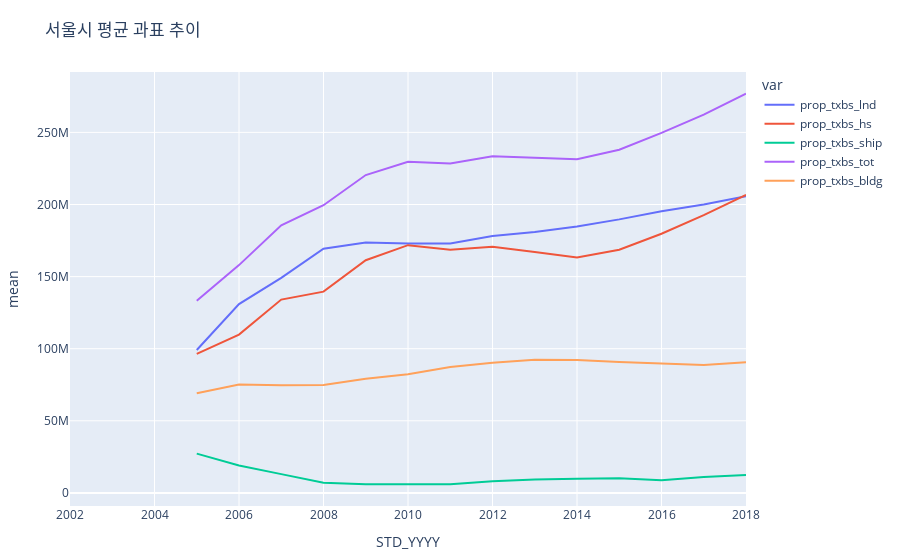

The notebook cell this image was saved under:
### Code cell
plot_lines([v for v in ds['var'].unique() if v.startswith('prop')], y='mean', title='과표',)

### Figure 1 — Plotly figure (JSON) as saved in the notebook; plotly's stock layout.template omitted (floating-point values rounded to 4 significant figures)
{"data": [{"hovertemplate": "var=prop_txbs_lnd<br>STD_YYYY=%{x}<br>mean=%{y}<extra></extra>", "legendgroup": "prop_txbs_lnd", "line": {"color": "#636efa", "dash": "solid"}, "mode": "lines", "name": "prop_txbs_lnd", "orientation": "v", "showlegend": true, "type": "scatter", "x": [2002, 2003, 2004, 2005, 2006, 2007, 2008, 2009, 2010, 2011, 2012, 2013, 2014, 2015, 2016, 2017, 2018], "xaxis": "x", "y": [null, null, null, 99130000.0, 130900000.0, 149100000.0, 169300000.0, 173600000.0, 173000000.0, 173000000.0, 178100000.0, 180900000.0, 184800000.0, 189700000.0, 195400000.0, 200100000.0, 205700000.0], "yaxis": "y"}, {"hovertemplate": "var=prop_txbs_hs<br>STD_YYYY=%{x}<br>mean=%{y}<extra></extra>", "legendgroup": "prop_txbs_hs", "line": {"color": "#EF553B", "dash": "solid"}, "mode": "lines", "name": "prop_txbs_hs", "orientation": "v", "showlegend": true, "type": "scatter", "x": [2002, 2003, 2004, 2005, 2006, 2007, 2008, 2009, 2010, 2011, 2012, 2013, 2014, 2015, 2016, 2017, 2018], "xaxis": "x", "y": [null, null, null, 96370000.0, 109800000.0, 134100000.0, 139600000.0, 161400000.0, 171800000.0, 168600000.0, 170800000.0, 167100000.0, 163200000.0, 168600000.0, 179800000.0, 192600000.0, 206700000.0], "yaxis": "y"}, {"hovertemplate": "var=prop_txbs_ship<br>STD_YYYY=%{x}<br>mean=%{y}<extra></extra>", "legendgroup": "prop_txbs_ship", "line": {"color": "#00cc96", "dash": "solid"}, "mode": "lines", "name": "prop_txbs_ship", "orientation": "v", "showlegend": true, "type": "scatter", "x": [2002, 2003, 2004, 2005, 2006, 2007, 2008, 2009, 2010, 2011, 2012, 2013, 2014, 2015, 2016, 2017, 2018], "xaxis": "x", "y": [null, null, null, 27230000.0, 18970000.0, 13000000.0, 6981000.0, 5960000.0, 5987000.0, 5994000.0, 8104000.0, 9212000.0, 9769000.0, 10100000.0, 8798000.0, 11050000.0, 12330000.0], "yaxis": "y"}, {"hovertemplate": "var=prop_txbs_tot<br>STD_YYYY=%{x}<br>mean=%{y}<extra></extra>", "legendgroup": "prop_txbs_tot", "line": {"color": "#ab63fa", "dash": "solid"}, "mode": "lines", "name": "prop_txbs_tot", "orientation": "v", "showlegend": true, "type": "scatter", "x": [2002, 2003, 2004, 2005, 2006, 2007, 2008, 2009, 2010, 2011, 2012, 2013, 2014, 2015, 2016, 2017, 2018], "xaxis": "x", "y": [null, null, null, 133300000.0, 158000000.0, 185500000.0, 199500000.0, 220400000.0, 229600000.0, 228400000.0, 233500000.0, 232500000.0, 231300000.0, 237900000.0, 249700000.0, 262300000.0, 276800000.0], "yaxis": "y"}, {"hovertemplate": "var=prop_txbs_bldg<br>STD_YYYY=%{x}<br>mean=%{y}<extra></extra>", "legendgroup": "prop_txbs_bldg", "line": {"color": "#FFA15A", "dash": "solid"}, "mode": "lines", "name": "prop_txbs_bldg", "orientation": "v", "showlegend": true, "type": "scatter", "x": [2002, 2003, 2004, 2005, 2006, 2007, 2008, 2009, 2010, 2011, 2012, 2013, 2014, 2015, 2016, 2017, 2018], "xaxis": "x", "y": [null, null, null, 69170000.0, 75230000.0, 74630000.0, 74830000.0, 79230000.0, 82260000.0, 87270000.0, 90300000.0, 92300000.0, 92150000.0, 90800000.0, 89940000.0, 88770000.0, 90570000.0], "yaxis": "y"}], "layout": {"autosize": true, "legend": {"title": {"text": "var"}, "tracegroupgap": 0}, "margin": {"b": 16, "l": 16, "r": 16, "t": 72}, "title": {"text": "서울시 평균 과표 추이"}, "xaxis": {"anchor": "y", "autorange": true, "domain": [0, 1], "range": [2002, 2018], "title": {"text": "STD_YYYY"}, "type": "linear"}, "yaxis": {"anchor": "x", "autorange": true, "domain": [0, 1], "range": [-9089000.0, 291900000.0], "title": {"text": "mean"}, "type": "linear"}}}
